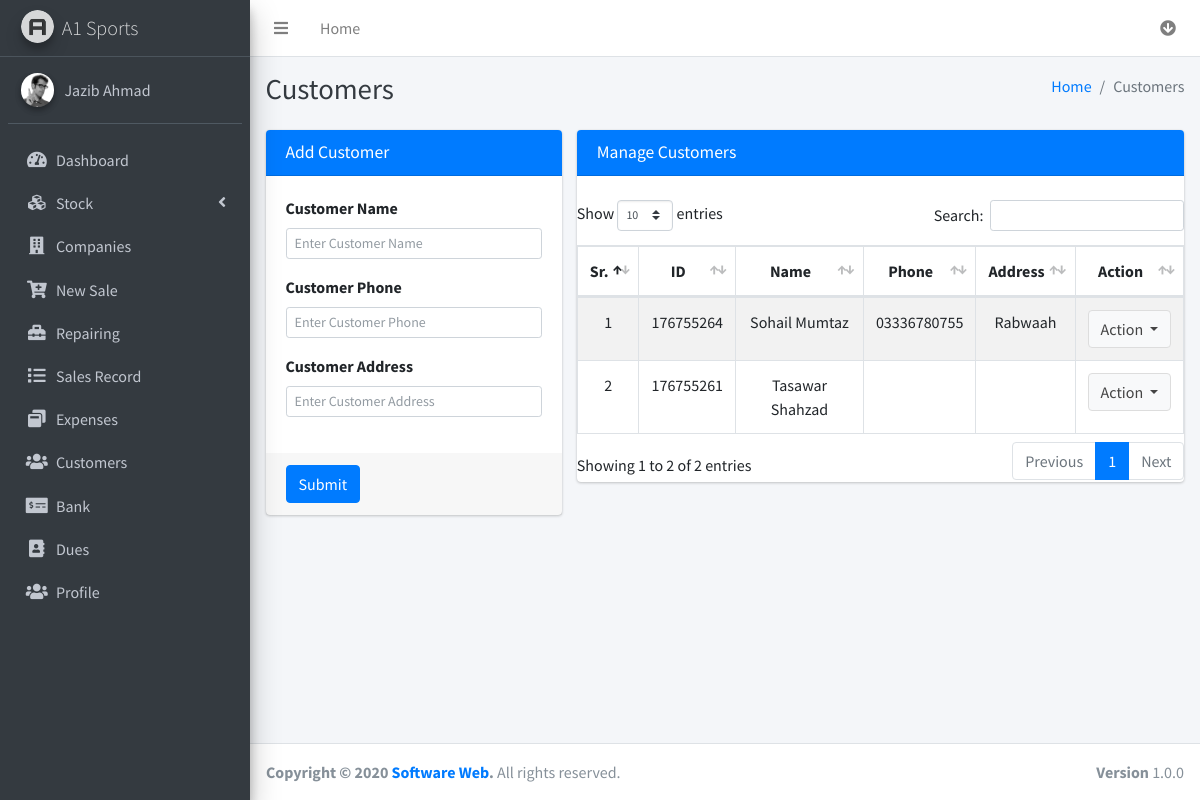
The page /customers.php (signed in) on the database its author committed.
### tables this page shows
CREATE TABLE `customers` (
  `id` int(11) NOT NULL AUTO_INCREMENT,
  `custId` varchar(255) NOT NULL,
  `name` varchar(255) NOT NULL,
  `phone` varchar(255) NOT NULL,
  `address` varchar(255) NOT NULL,
  PRIMARY KEY (`id`)
);

### customers.php (the view, shortened to what this page needs)
<?php
include_once("templates/header.php");
?>
   <div class="content-wrapper">
    <div class="content-header">
      <div class="container-fluid">
        <div class="row mb-2">
          <div class="col-sm-6">
            <h1 class="m-0 text-dark">Customers</h1>
          </div>
          <div class="col-sm-6">
            <ol class="breadcrumb float-sm-right">
              <li class="breadcrumb-item"><a href="dashboard.php">Home</a></li>
              <li class="breadcrumb-item active">Customers</li>
            </ol>
          </div>
        </div>
      </div>
    </div>
<section class="content">
      <div class="container-fluid">
        <div class="row">
          <div class="col-md-4">
            <div class="card card-primary">
              <div class="card-header">
                <h3 class="card-title">Add Customer</h3>
              </div>
              <form id="add_customer_form" action="includes/add_customer_process.php" method="post" enctype="multipart/form-data">
                <div class="card-body">
                  <div class="form-group">
                    <label for="customerName">Customer Name</label>
                    <input type="text" class="form-control form-control-sm" id="customerName" name="customerName" placeholder="Enter Customer Name" required>
                  </div>
                  <div class="form-group">
                    <label for="customerPhone">Customer Phone</label>
                    <input type="text" class="form-control form-control-sm" id="customerPhone" name="customerPhone" placeholder="Enter Customer Phone">
                  </div>
                  <div class="form-group">
                    <label for="customerAddress">Customer Address</label>
                    <input type="text" class="form-control form-control-sm" id="customerAddress" name="customerAddress" placeholder="Enter Customer Address">
                  </div>
                </div>
                <div class="card-footer">
                  <button type="submit" class="btn btn-primary">Submit</button>
                </div>
              </form>
            </div>
        </div>
        <div class="col-md-8">
        <div class="card card-primary">
            <div class="card-header">
              <h3 class="card-title">Manage Customers</h3>
            </div>
              <br>
              <table id="example1" class="table table-bordered table-striped" style="text-align:center;">
                <thead>
                <tr>
                  <th style="width:10px;">Sr.</th>
                  <th>ID</th>
                  <th>Name</th>
                  <th>Phone</th>
                  <th>Address</th>
                  <th>Action</th>
                </tr>
                </thead>
                <tbody>
                <?php
                    $query = mysqli_query($con,"SELECT * FROM customers ORDER BY id DESC");
                  $x = 1;
                  while($result = mysqli_fetch_array($query)){
                    $id = $result['id'];
                    $button = '<div class="dropdown">
                      <button type="button" class="btn btn-default dropdown-toggle" data-toggle="dropdown" aria-haspopup="true" aria-expanded="false">
                          Action
                      </button>
                      <div class="dropdown-menu" aria-labelledby="dropdownMenuButton">
                        <a href="#?&id='.$id.'" type="button" name="id" onclick="edit_customer('.$id.')" class="dropdown-item" data-toggle="modal" data-target="#edit_customer_modal"> <i class="fa fa-edit"></i> Edit </a>
                        <a href="#?&id='.$id.'" type="button" name="id" onclick="delete_customer('.$id.')" class="dropdown-item" data-toggle="modal" data-target="#delete_customer_modal"> <i class="fa fa-trash"></i> Delete </a>
                      </div>
                    </div>';
                    echo "<tr>
                            <td>".$x."</td>
                            <td>".$result['custId']."</td>
                            <td>".$result['name']."</td>
                            <td>".$result['phone']."</td>
                            <td>".$result['address']."</td>
                            <td>".$button."</td>
                    </tr>";
                    $x++;
                  }
                ?>
                </tbody>
              </table>
            </div>
        </div>
    </div>
</div>
</section>
<?php
include_once("templates/footer.php");
?>

### templates/header.php (shortened to what this page needs)
<?php
include_once('./database/connection.php');
$email = $_SESSION['email'];
$query = "SELECT `name` FROM `admin_user` WHERE email = '$email'";
$Result = $con->query($query);
$result_row = $Result->fetch_array();
$name = $result_row[0];
?>
<!DOCTYPE html>
<html lang="en">
<head>
  <link rel="stylesheet" href="plugins/fontawesome-free/css/all.min.css">
  <link rel="stylesheet" href="https://code.ionicframework.com/ionicons/2.0.1/css/ionicons.min.css">
  <link rel="stylesheet" href="plugins/sweetalert2-theme-bootstrap-4/bootstrap-4.min.css">
  <link rel="stylesheet" href="plugins/toastr/toastr.min.css">
  <link rel="stylesheet" href="plugins/datatables-bs4/css/dataTables.bootstrap4.css">
  <link rel="stylesheet" href="plugins/icheck-bootstrap/icheck-bootstrap.min.css">
  <link rel="stylesheet" href="plugins/overlayScrollbars/css/OverlayScrollbars.min.css">
  <link rel="stylesheet" href="dist/css/adminlte.min.css">
  <link rel="stylesheet" href="dist/css/horsey.css">
</head>
<body class="hold-transition sidebar-mini layout-fixed layout-navbar-fixed layout-footer-fixed">
<div class="wrapper">
  <nav class="main-header navbar navbar-expand navbar-white navbar-light">
    <ul class="navbar-nav">
      <li class="nav-item">
        <a class="nav-link" data-widget="pushmenu" href="#"><i class="fas fa-bars"></i></a>
      </li>
      <li class="nav-item d-none d-sm-inline-block">
        <a href="dashboard.php" class="nav-link">Home</a>
      </li>
    </ul>
    <ul class="navbar-nav ml-auto">
      <li class="nav-item dropdown">
        <a class="nav-link" data-toggle="dropdown" href="#">
          <i class="fas fa-arrow-circle-down"></i>
        </a>
      </li>
    </ul>
  </nav>
  <aside class="main-sidebar sidebar-dark-primary elevation-4">
    <a href="dashboard.php" class="brand-link">
      <img src="dist/img/AdminLTELogo.png" alt="A1 Sports Logo" class="brand-image img-circle elevation-3"
           style="opacity: .8">
      <span class="brand-text font-weight-light">A1 Sports</span>
    </a>
    <div class="sidebar">
      <div class="user-panel mt-3 pb-3 mb-3 d-flex">
        <div class="image">
          <img src="dist/img/user2-160x160.jpg" class="img-circle elevation-2" alt="User Image">
        </div>
        <div class="info">
          <a href="#" class="d-block"><?php echo $name; ?></a>
        </div>
      </div>
      <nav class="mt-2">
        <ul class="nav nav-pills nav-sidebar flex-column" data-widget="treeview" role="menu" data-accordion="false">
          <li class="nav-item">
            <a href="dashboard.php" class="nav-link">
              <i class="nav-icon fas fa-tachometer-alt"></i>
              <p>
                Dashboard
              </p>
            </a>
          </li>
          <li class="nav-item has-treeview">
            <a href="#" class="nav-link">
              <i class="nav-icon fas fa-cubes"></i>
              <p>
                Stock
                <i class="fas fa-angle-left right"></i>
              </p>
            </a>
          </li>
          <li class="nav-item">
            <a href="companies.php" class="nav-link">
              <i class="fas fa-building nav-icon"></i>
              <p>Companies</p>
            </a>
          </li>
          <li class="nav-item">
            <a href="new_sale.php" class="nav-link">
              <i class="nav-icon fas fa-cart-plus"></i>
              <p>
                New Sale
              </p>
            </a>
          </li>
          <li class="nav-item">
            <a href="repairing.php" class="nav-link">
              <i class="nav-icon fas fa-toolbox"></i>
              <p>
                Repairing
              </p>
            </a>
          </li>
          <li class="nav-item">
            <a href="sale_record.php" class="nav-link">
              <i class="nav-icon fas fa-list"></i>
              <p>
                Sales Record
              </p>
            </a>
          </li>
          <li class="nav-item">
            <a href="expenses.php" class="nav-link">
              <i class="nav-icon fas fa-window-restore"></i>
              <p>
                Expenses
              </p>
            </a>
          </li>
          <li class="nav-item">
            <a href="customers.php" class="nav-link">
              <i class="nav-icon fas fa-users"></i>
              <p>
                Customers
              </p>
            </a>
          </li>
          <li class="nav-item">
            <a href="bank.php" class="nav-link">
              <i class="nav-icon fas fa-money-check-alt"></i>
              <p>
                Bank
              </p>
            </a>
          </li>
          <li class="nav-item">
            <a href="dues.php" class="nav-link">
              <i class="nav-icon fas fa-address-book"></i>
              <p>
                Dues
              </p>
            </a>
          </li>
          <li class="nav-item">
            <a href="profile.php" class="nav-link">
              <i class="nav-icon fas fa-users"></i>
              <p>
                Profile
              </p>
            </a>
          </li>
      </nav>
    </div>
  </aside>

### rows shown on the page
customers: custId "176755264", name "Sohail Mumtaz", phone "03336780755", address "Rabwaah"
customers: custId "176755261", name "Tasawar Shahzad"

### other values the page prints
$name "Jazib Ahmad"
